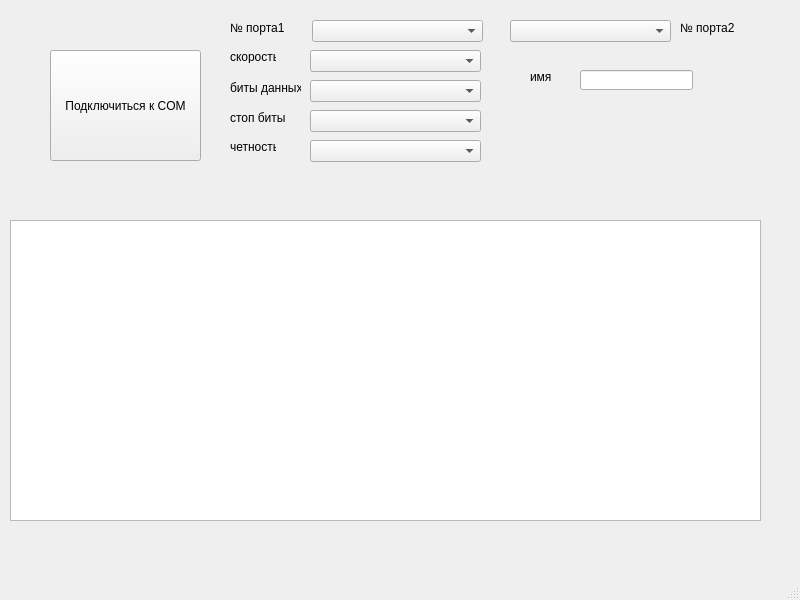
<?xml version="1.0" encoding="UTF-8"?>
<ui version="4.0">
 <class>MainWindow</class>
 <widget class="QMainWindow" name="MainWindow">
  <property name="geometry">
   <rect>
    <x>0</x>
    <y>0</y>
    <width>800</width>
    <height>600</height>
   </rect>
  </property>
  <property name="windowTitle">
   <string>MainWindow</string>
  </property>
  <widget class="QWidget" name="centralwidget">
   <widget class="QPushButton" name="pushButton">
    <property name="geometry">
     <rect>
      <x>50</x>
      <y>50</y>
      <width>151</width>
      <height>111</height>
     </rect>
    </property>
    <property name="text">
     <string>Подключиться к COM</string>
    </property>
   </widget>
   <widget class="QListWidget" name="listWidget">
    <property name="geometry">
     <rect>
      <x>10</x>
      <y>220</y>
      <width>751</width>
      <height>301</height>
     </rect>
    </property>
   </widget>
   <widget class="QLabel" name="label">
    <property name="geometry">
     <rect>
      <x>230</x>
      <y>20</y>
      <width>71</width>
      <height>16</height>
     </rect>
    </property>
    <property name="text">
     <string>№ порта1</string>
    </property>
   </widget>
   <widget class="QLabel" name="label_2">
    <property name="geometry">
     <rect>
      <x>230</x>
      <y>50</y>
      <width>46</width>
      <height>13</height>
     </rect>
    </property>
    <property name="text">
     <string>скорость</string>
    </property>
   </widget>
   <widget class="QLabel" name="label_3">
    <property name="geometry">
     <rect>
      <x>230</x>
      <y>80</y>
      <width>71</width>
      <height>16</height>
     </rect>
    </property>
    <property name="text">
     <string>биты данных</string>
    </property>
   </widget>
   <widget class="QLabel" name="label_4">
    <property name="geometry">
     <rect>
      <x>230</x>
      <y>110</y>
      <width>61</width>
      <height>16</height>
     </rect>
    </property>
    <property name="text">
     <string>стоп биты</string>
    </property>
   </widget>
   <widget class="QLabel" name="label_5">
    <property name="geometry">
     <rect>
      <x>230</x>
      <y>140</y>
      <width>46</width>
      <height>13</height>
     </rect>
    </property>
    <property name="text">
     <string>четность</string>
    </property>
   </widget>
   <widget class="QComboBox" name="comboPortNumber">
    <property name="geometry">
     <rect>
      <x>312</x>
      <y>20</y>
      <width>171</width>
      <height>22</height>
     </rect>
    </property>
   </widget>
   <widget class="QComboBox" name="comboBaudRate">
    <property name="geometry">
     <rect>
      <x>310</x>
      <y>50</y>
      <width>171</width>
      <height>22</height>
     </rect>
    </property>
   </widget>
   <widget class="QComboBox" name="comboDataBits">
    <property name="geometry">
     <rect>
      <x>310</x>
      <y>80</y>
      <width>171</width>
      <height>22</height>
     </rect>
    </property>
   </widget>
   <widget class="QComboBox" name="comboStopBits">
    <property name="geometry">
     <rect>
      <x>310</x>
      <y>110</y>
      <width>171</width>
      <height>22</height>
     </rect>
    </property>
   </widget>
   <widget class="QComboBox" name="comboParity">
    <property name="geometry">
     <rect>
      <x>310</x>
      <y>140</y>
      <width>171</width>
      <height>22</height>
     </rect>
    </property>
   </widget>
   <widget class="QComboBox" name="comboPortNumber2">
    <property name="geometry">
     <rect>
      <x>510</x>
      <y>20</y>
      <width>161</width>
      <height>22</height>
     </rect>
    </property>
   </widget>
   <widget class="QLabel" name="label_6">
    <property name="geometry">
     <rect>
      <x>680</x>
      <y>20</y>
      <width>71</width>
      <height>16</height>
     </rect>
    </property>
    <property name="text">
     <string>№ порта2</string>
    </property>
   </widget>
   <widget class="QLineEdit" name="lineEdit">
    <property name="geometry">
     <rect>
      <x>580</x>
      <y>70</y>
      <width>113</width>
      <height>20</height>
     </rect>
    </property>
   </widget>
   <widget class="QLabel" name="label_7">
    <property name="geometry">
     <rect>
      <x>530</x>
      <y>70</y>
      <width>46</width>
      <height>13</height>
     </rect>
    </property>
    <property name="text">
     <string>имя</string>
    </property>
   </widget>
  </widget>
  <widget class="QMenuBar" name="menubar">
   <property name="geometry">
    <rect>
     <x>0</x>
     <y>0</y>
     <width>800</width>
     <height>21</height>
    </rect>
   </property>
  </widget>
  <widget class="QStatusBar" name="statusbar"/>
 </widget>
 <resources/>
 <connections/>
</ui>
